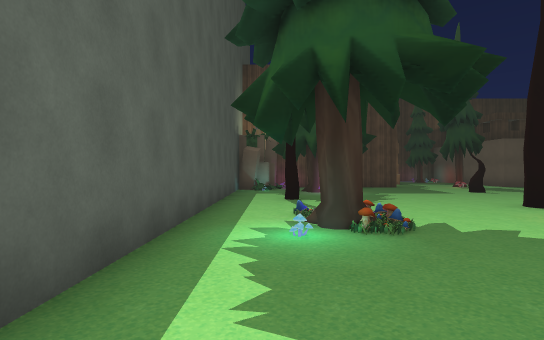
View 1 (above)

24 first-person views from a walk through a Unity game level. The camera is 1.4 m above the floor, looks level and sees 80° across. The floor is counted in squares, 2 m on a side. Each view is taken from the middle of a square. On the plan, view 1 faces up. The plan holds only what a view shows up to about 10 squares ahead; the rest is blank. The place goes on beyond the plan. The player character is not drawn. Some animated figures are not drawn. Some surface patterns are stand-ins.

View 2
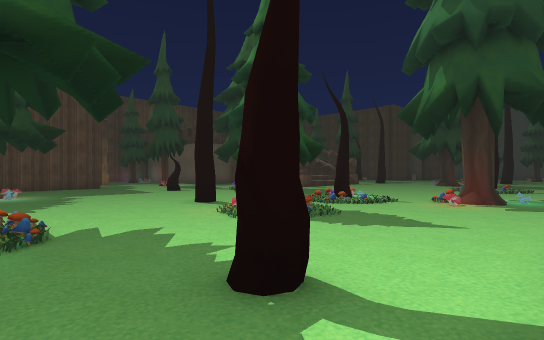

View 3
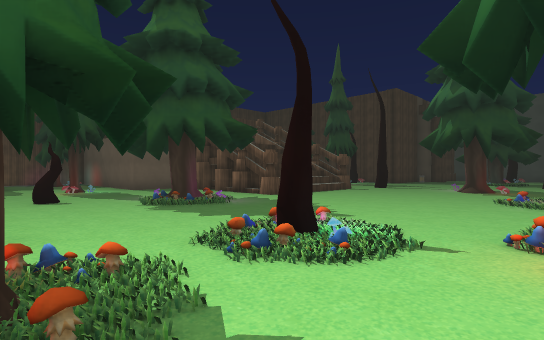

View 4
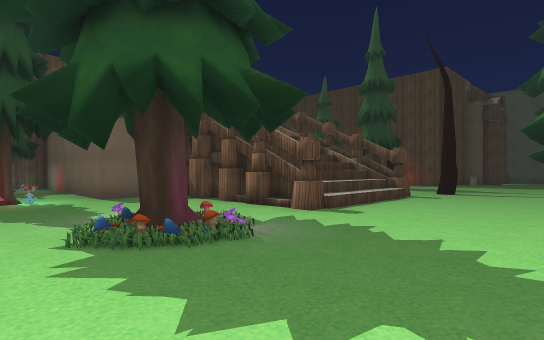

View 5
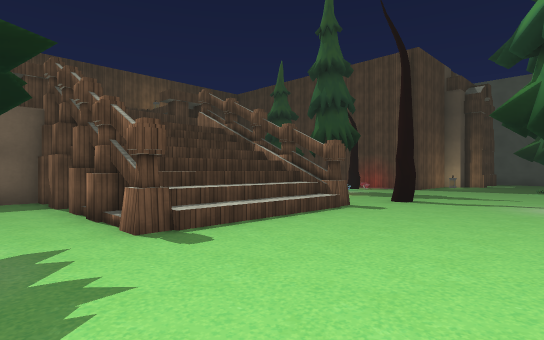

View 6
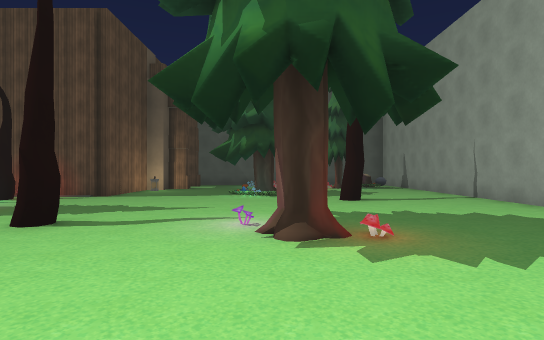

View 7
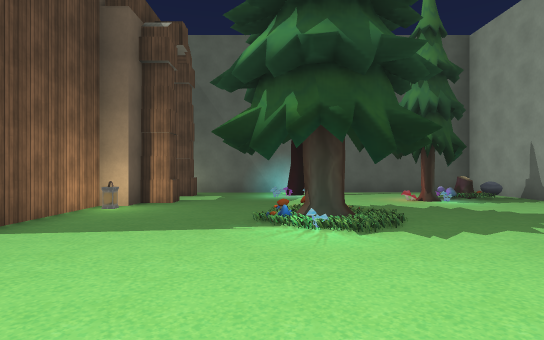

View 8
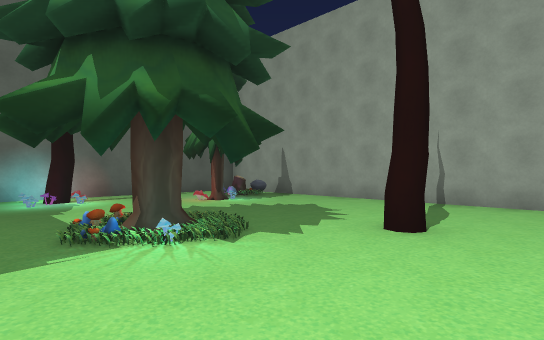

View 9
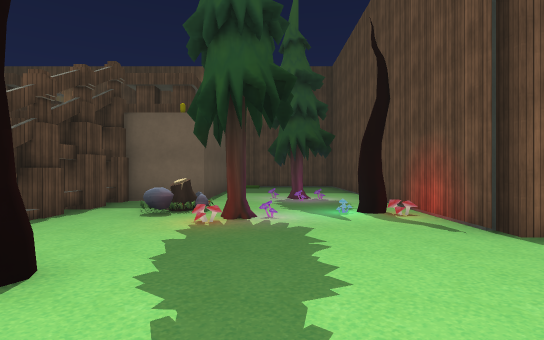

View 10
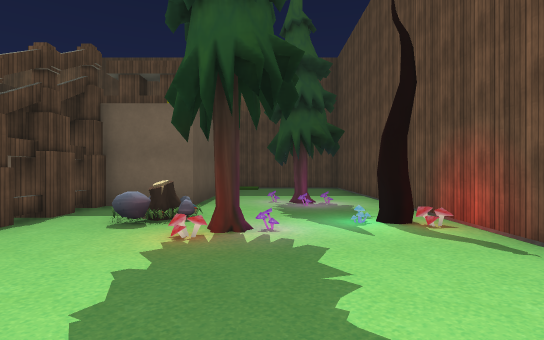

View 11
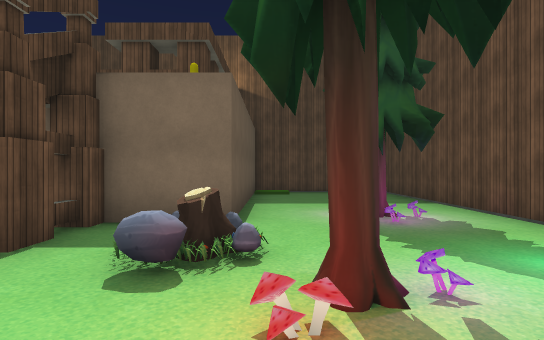

View 12
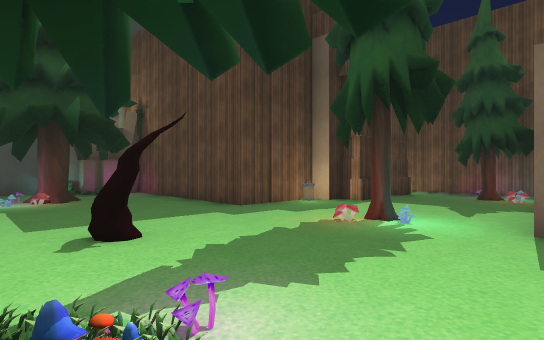

View 13
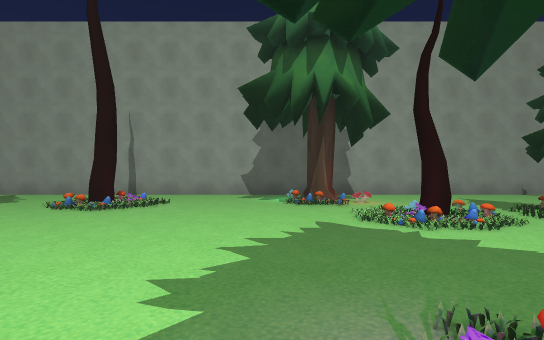

View 14
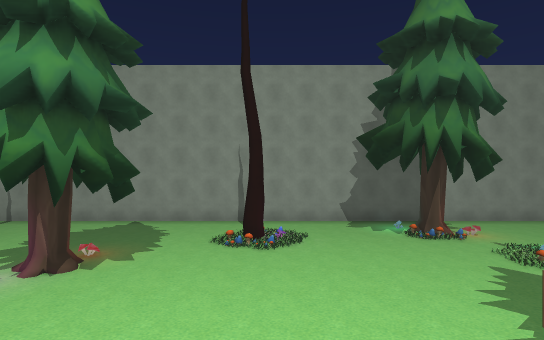

View 15
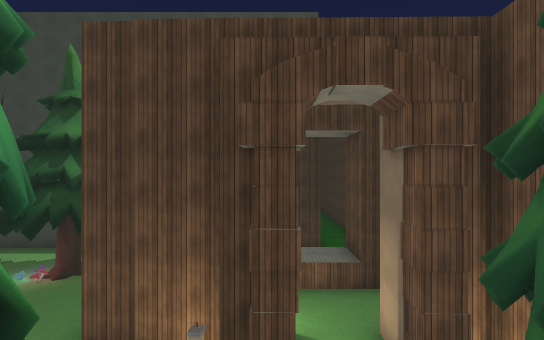

View 16
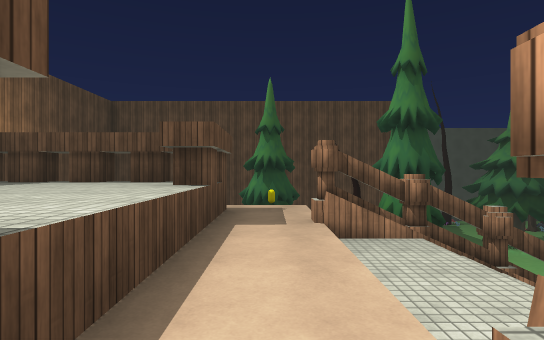

View 17
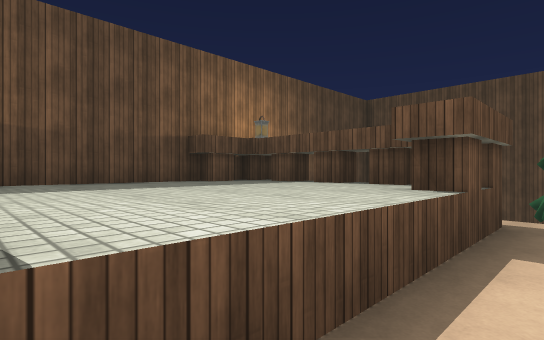

View 18
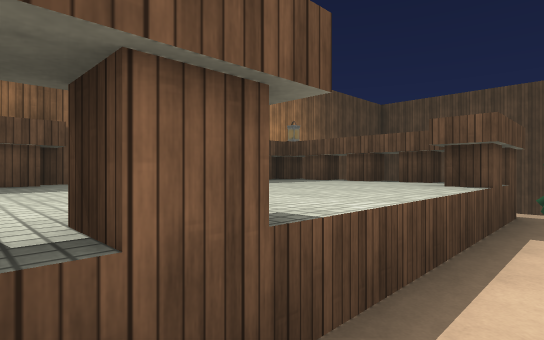

View 19
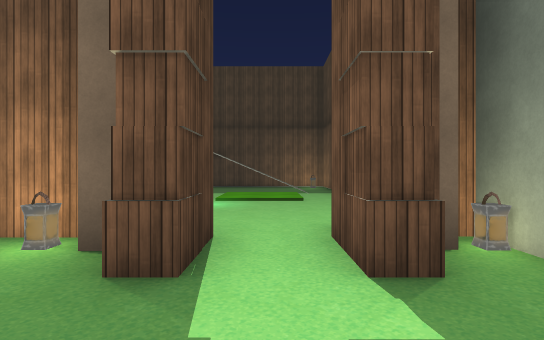

View 20
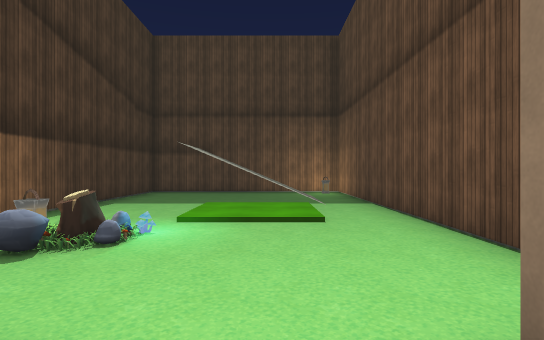

View 21
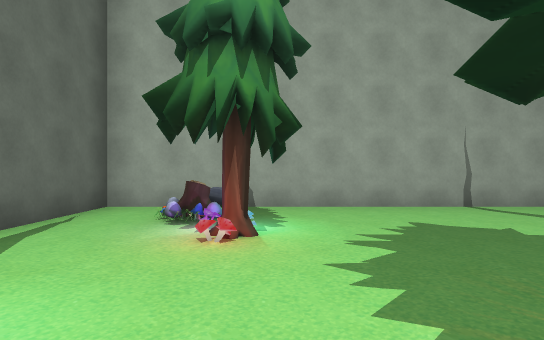

View 22
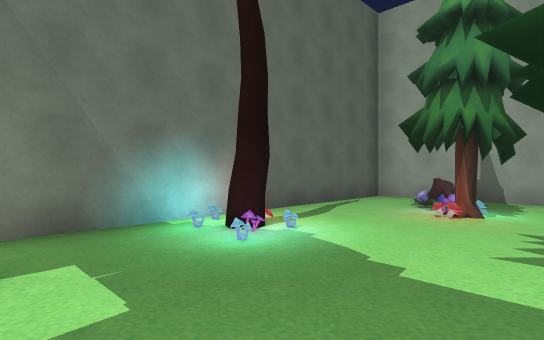

View 23
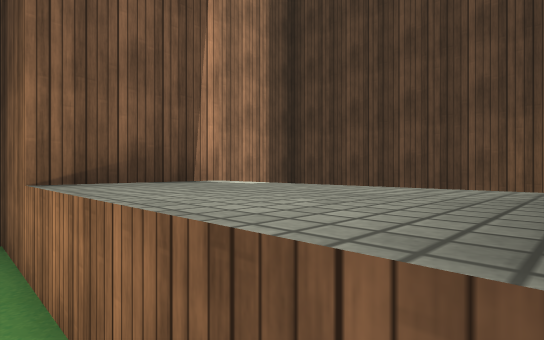

View 24
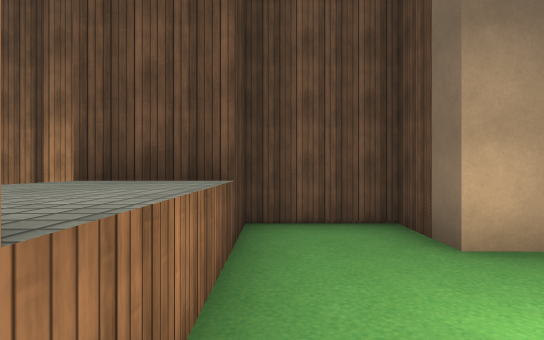

### Floor plan
Key: @ floor where view 1 was taken; # wall or solid block; . main floor; : floor 0.25 m higher than the main floor; + floor 0.5 m higher than the main floor; * floor 4 m higher than the main floor; / step, stairs or slope; = window, fence, low wall or low ledge; ^ raised ledge; T tree; M mushroom; B block; S stump; O other object.
Columns run from 2 left of view 1 to 29 right of it. Each row starts with its distance up from view 1.
 20     #### ###
 19  ####..#O... ##^^###    #  ...O
 18  # ##..O#.T. #^^^^^B..  # ....#
 17  # ^^....... #^^^^^#...## ..//#
 16  # ^^..##...*#^^^^^B...## ..//#
 15  # ##. O.... ##^^^##...## .::.#
 14  #######....B**   OB..T## .::.#
 13   #...##..T...#///# ...## #O..#
 12  BO...........#///# O.=##SO.O.#
 11 #.OT..........#///#OT.#T#.O...#
 10 #..T....T.....#///#.O...####.B#
  9 #.........MT..////........OB.BO
  8 #.T........M.......T...........#
  7 #..............................#
  6 #......T................O....###
  5 #..T...O...........T....TT...T##
  4 #..T..O O.OT.......T...........#
  3 #......M...............T....O..#
  2 #.........+TO..OT.........T .O.#
  1  ...T....................... ..#
  0   @............................#
 -1     ############################

Where each view was taken, in squares from view 1:
view 1: 0 up, 0 right, facing up
view 2: 0 up, 1 right, facing up-right
view 3: 2 up, 5 right, facing up-right
view 4: 5 up, 7 right, facing up-right
view 5: 5 up, 10 right, facing up-right
view 6: 5 up, 13 right, facing right
view 7: 6 up, 18 right, facing right
view 8: 7 up, 19 right, facing down-right
view 9: 6 up, 19 right, facing up
view 10: 7 up, 19 right, facing up
view 11: 9 up, 18 right, facing up
view 12: 9 up, 10 right, facing up-left
view 13: 9 up, 10 right, facing down
view 14: 10 up, 13 right, facing down
view 15: 16 up, 10 right, facing left
view 16: 14 up, 11 right, facing right
view 17: 14 up, 12 right, facing up-right
view 18: 14 up, 11 right, facing up-right
view 19: 6 up, 26 right, facing up
view 20: 9 up, 26 right, facing up
view 21: 6 up, 25 right, facing down
view 22: 8 up, 24 right, facing down-right
view 23: 18 up, 3 right, facing down-left
view 24: 15 up, 3 right, facing up
